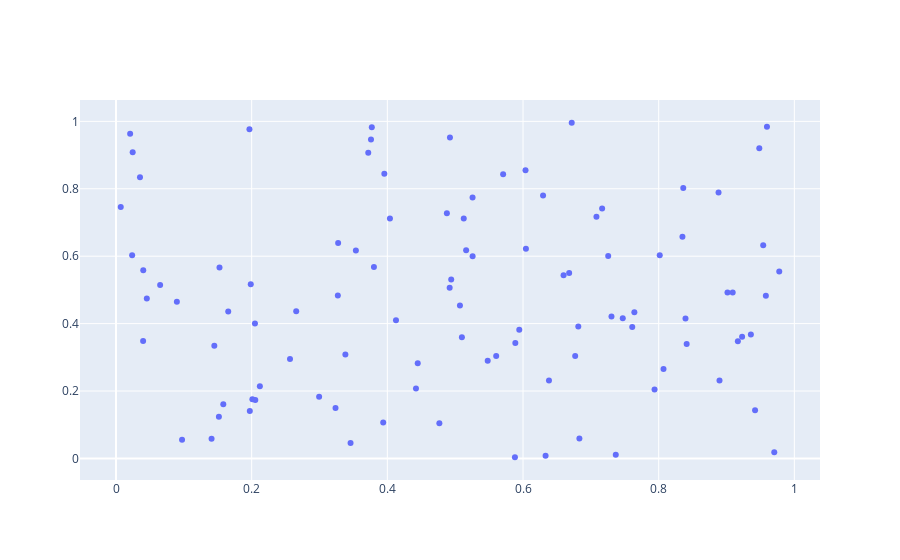

The notebook cell this image was saved under:
### Code cell
trace = go.Scatter(
        x = example_x,
        y = example_y, mode = 'markers')
iplot([trace])
